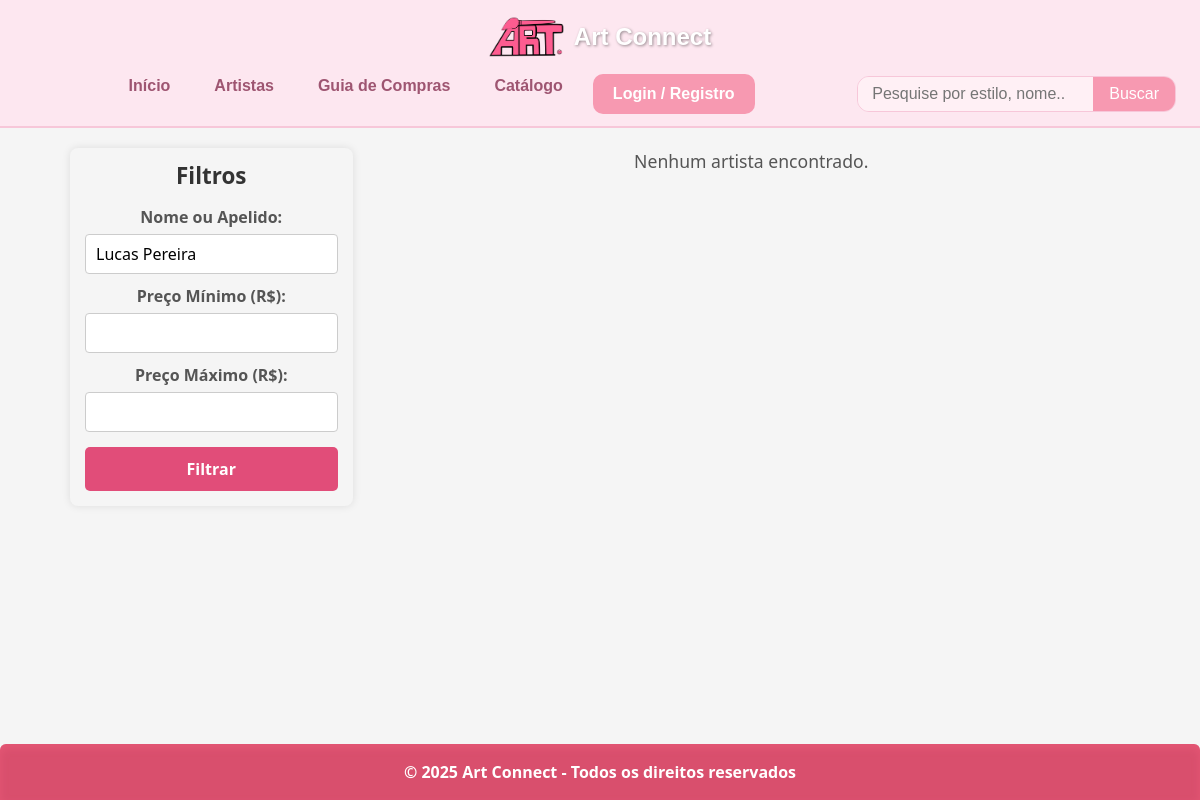
The app's page /usuarios/artista.php?nome=Lucas Pereira, older data.
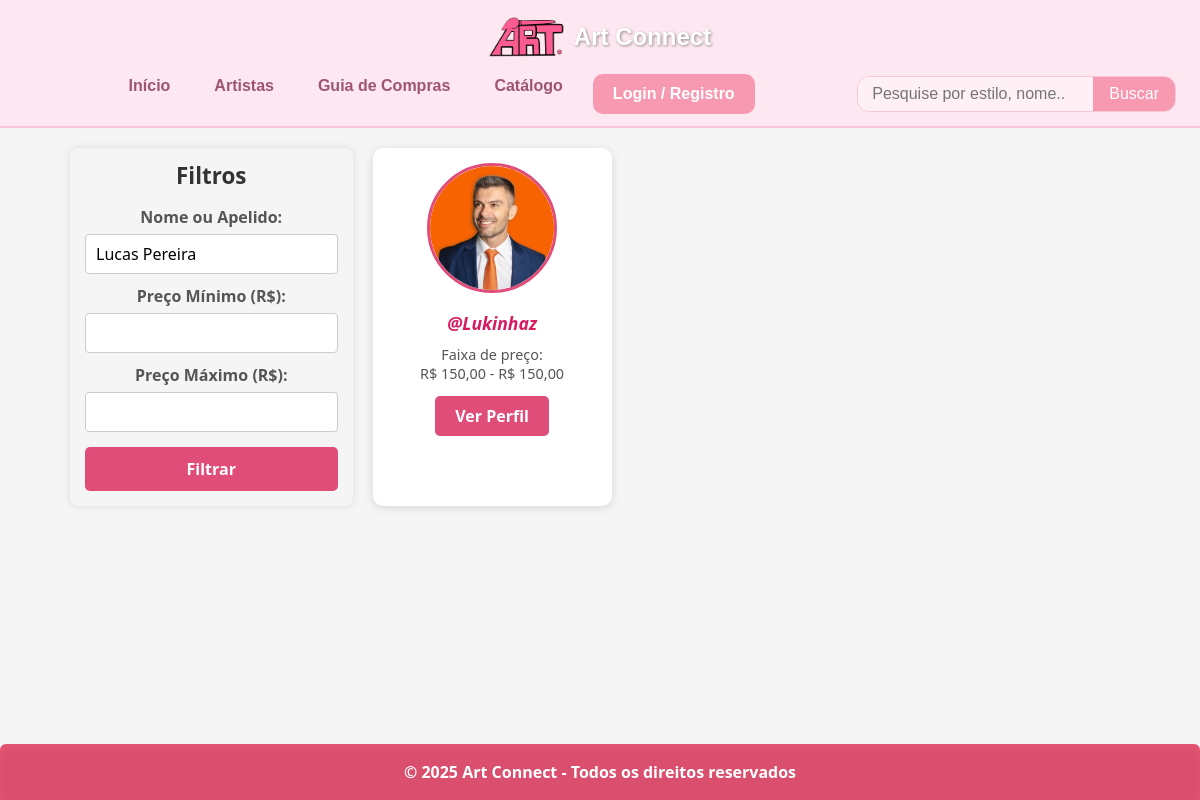
The same page, newer data.
### tables this page shows
CREATE TABLE IF NOT EXISTS `usuarios` (
  `id` int(11) NOT NULL AUTO_INCREMENT,
  `nome` varchar(100) NOT NULL,
  `nome_social` varchar(100) DEFAULT NULL,
  `email` varchar(100) NOT NULL,
  `senha` varchar(255) NOT NULL,
  `tipo` bit(1) NOT NULL,
  `cpf` varchar(14) NOT NULL,
  `rg` varchar(20) DEFAULT NULL,
  `data_nascimento` date DEFAULT NULL,
  `foto` varchar(255) DEFAULT NULL,
  `status` bit(1) NOT NULL,
  `data_cadastro` datetime NOT NULL,
  `apelido` varchar(50) DEFAULT NULL,
  `sexo` char(1) DEFAULT NULL,
  `descricao` text DEFAULT NULL,
  `cidade` varchar(40) NOT NULL,
  `estado` char(2) NOT NULL,
  PRIMARY KEY (`id`),
  UNIQUE KEY `unique_email` (`email`),
  UNIQUE KEY `unique_cpf` (`cpf`)
);

### usuarios/artista.php (the view, shortened to what this page needs)
<?php
require_once '../conexao.php';
$nome = isset($_GET['nome']) ? trim($_GET['nome']) : '';
$preco_min = isset($_GET['preco_min']) ? floatval($_GET['preco_min']) : 0;
$preco_max = isset($_GET['preco_max']) ? floatval($_GET['preco_max']) : 0;
$sql = "SELECT u.id, u.nome, u.apelido, u.foto, MIN(a.preco) AS preco_min, MAX(a.preco) AS preco_max FROM usuarios u LEFT JOIN artes a ON a.artista_id = u.id AND a.status = 1 WHERE u.status = 1
";
if ($nome !== '') {
  $nome_esc = mysqli_real_escape_string($conexao, $nome);
  $sql .= " AND (u.nome LIKE '%$nome_esc%' OR u.apelido LIKE '%$nome_esc%') ";
}
$sql .= " GROUP BY u.id ORDER BY u.nome ASC";
$res = mysqli_query($conexao, $sql);
?>
<!DOCTYPE html>
<html lang="pt">
<head>
  <link href="https://cdn.jsdelivr.net/npm/bootstrap@5.3.2/dist/css/bootstrap.min.css" rel="stylesheet" />
  <link rel="stylesheet" href="https://cdnjs.cloudflare.com/ajax/libs/slick-carousel/1.8.1/slick.min.css" />
  <link rel="stylesheet" href="https://cdnjs.cloudflare.com/ajax/libs/slick-carousel/1.8.1/slick-theme.min.css" />
  <link rel="stylesheet" href="../css/artistas.css" />
</head>
<body>
  <?php include("topo.php"); ?>
  <div class="artistas-page">
    <div class="container">
      <aside class="filtros">
        <h2>Filtros</h2>
        <form method="GET">
          <label for="nome">Nome ou Apelido:</label>
          <input type="text" id="nome" name="nome" value="<?php echo htmlspecialchars($nome); ?>"
            placeholder="Buscar artista" />
          <label for="preco_min">Preço Mínimo (R$):</label>
          <input type="number" id="preco_min" name="preco_min" step="0.01" min="0"
            value="<?php echo $preco_min > 0 ? $preco_min : ''; ?>" />
          <label for="preco_max">Preço Máximo (R$):</label>
          <input type="number" id="preco_max" name="preco_max" step="0.01" min="0"
            value="<?php echo $preco_max > 0 ? $preco_max : ''; ?>" />
          <input type="submit" value="Filtrar" />
        </form>
      </aside>
      <section class="lista-artistas">
        <?php if (mysqli_num_rows($res) === 0): ?>
          <p class="sem-resultados">Nenhum artista encontrado.</p>
        <?php else: ?>
          <?php while ($usuario = mysqli_fetch_assoc($res)): ?>
            <div class="artista-card">
              <img
                src="<?php echo !empty($usuario['foto']) ? '../images/perfil/' . htmlspecialchars($usuario['foto']) : '../images/assets/img/placeholder-funcionario.png'; ?>"
                alt="Foto de <?php echo htmlspecialchars($usuario['nome']); ?>" class="foto-artista" />
              <p class="apelido">@<?php echo htmlspecialchars($usuario['apelido'] ?: 'sem-apelido'); ?></p>
              <p class="preco">
                Faixa de preço:<br>
                <?php
                if ($usuario['preco_min'] !== null) {
                  echo "R$ " . number_format($usuario['preco_min'], 2, ',', '.') . " - R$ " . number_format($usuario['preco_max'], 2, ',', '.');
                } else {
                  echo "Sem artes cadastradas";
                }
                ?>
              </p>
              <button onclick="window.location.href='perfil/perfil/usuario.php?id=<?php echo $usuario['id']; ?>'">Ver
                Perfil</button>
            </div>
          <?php endwhile; ?>
        <?php endif; ?>
      </section>
    </div>
  </div>
  <footer class="bg-rose text-white py-3 text-center rounded-top">
    <p class="mb-0">&copy; 2025 Art Connect - Todos os direitos reservados</p>
  </footer>
</body>
</html>

Row changes from the older to the newer data that the page shows:
now on this page (row edited): usuarios: foto (picture), apelido "Lukinhaz", preco_min "150,00", preco_max "150,00"
Text that changed along with them:
text no longer shown: "Nenhum artista encontrado."
